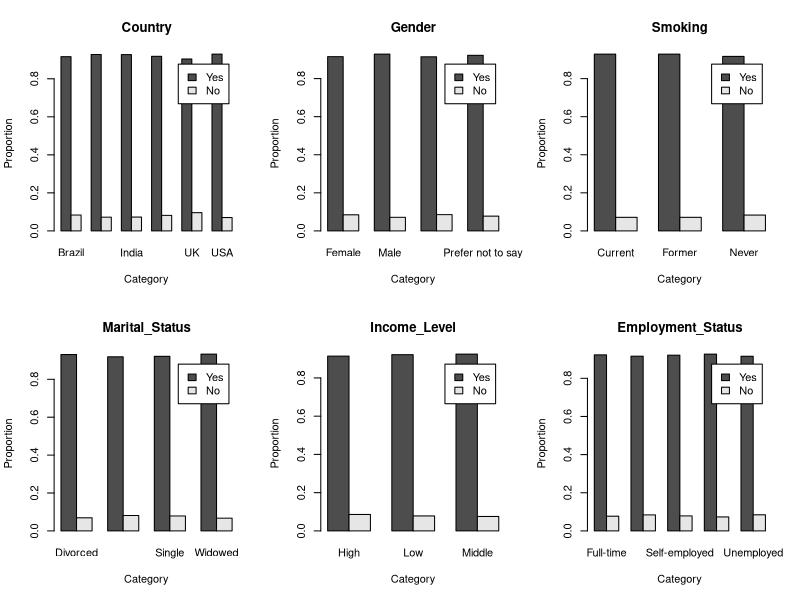
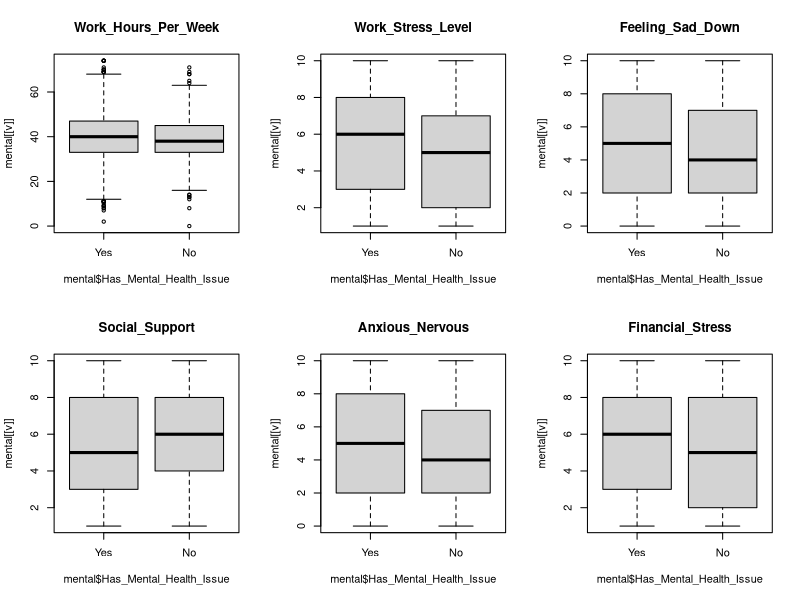
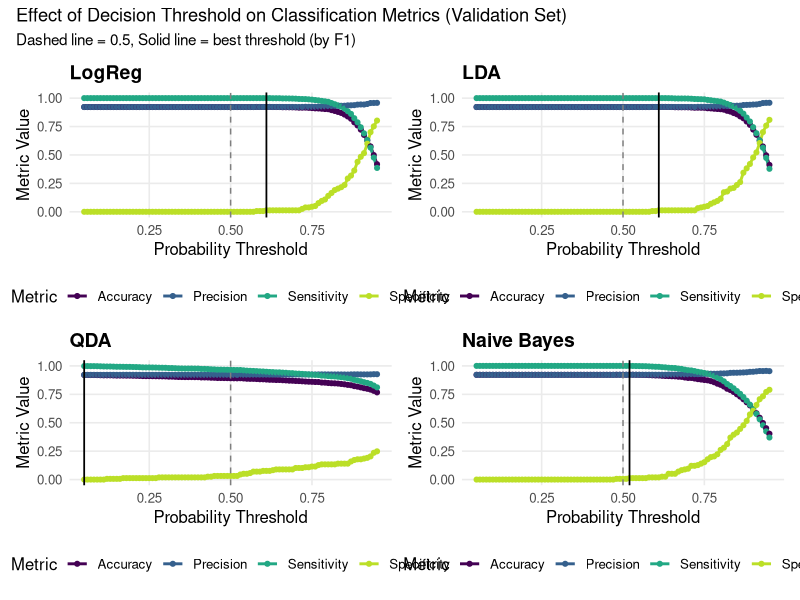

These charts were generated, in order, by the following R code:
setwd("/Users/utkusizanli/Desktop/UC3M/StatisticalLearningGitHub")

# Libraries
library(caret)
library(MASS)
library(dplyr)
library(e1071)
library(pROC)
library(ggplot2)
library(tidyr)
library(patchwork)


# Load dataset
mental = read.csv("mental_health.csv")

# Check size and structure of data
dim(mental)     # number of rows and columns
str(mental)     # variable types

# Convert all character columns to factors automatically
char_cols <- names(mental)[sapply(mental, is.character)]
mental[char_cols] <- lapply(mental[char_cols], as.factor)

# Convert target to factor, 1 = Yes (positive), 0 = No
mental$Has_Mental_Health_Issue <- factor(ifelse(mental$Has_Mental_Health_Issue == 1, "Yes", "No"), levels = c("Yes", "No"))


# Check for missing values
colSums(is.na(mental))   # No missing values 

# Check data again after conversion
str(mental)
summary(mental)

# Check target distribution 
table(mental$Has_Mental_Health_Issue)
prop.table(table(mental$Has_Mental_Health_Issue))

# Notes: The target variable is highly imbalanced, with 7.84% of observations in class 0 and 92.16% in class 1. 
# This imbalance may affect classification performance, since models could favor the majority class.

# Select categorical variables (exclude target)
cat_vars = setdiff(names(mental)[sapply(mental, is.factor)], "Has_Mental_Health_Issue")

# Measure strength of association using chi-square statistic
chi_strength = sapply(cat_vars, function(v) {
  as.numeric(chisq.test(table(mental[[v]], mental$Has_Mental_Health_Issue))$statistic)
})

# Select top 6 categorical variables
top_vars_cat = names(sort(chi_strength, decreasing = TRUE))[1:6]

# Plot barplots for selected categorical variables
par(mfrow = c(2,3))

lapply(top_vars_cat, function(v) {
  tab = prop.table(table(mental[[v]], mental$Has_Mental_Health_Issue), 1)
  
  barplot(t(tab),
          beside = TRUE,
          main = v,
          legend.text = TRUE,
          xlab = "Category",
          ylab = "Proportion")
})

# Screen numeric predictors using t-tests
pvals = sapply(mental[sapply(mental, is.numeric)],
               function(x) t.test(x ~ mental$Has_Mental_Health_Issue)$p.value)

sort(pvals)   

# Compute mean difference between classes 
mean_diff = sapply(mental[sapply(mental, is.numeric)], function(x) {
  abs(mean(x[mental$Has_Mental_Health_Issue=="Yes"]) -
        mean(x[mental$Has_Mental_Health_Issue=="No"]))
})

sort(mean_diff, decreasing=TRUE)   

# Select top numeric predictors
top_vars = names(sort(mean_diff, decreasing=TRUE)[1:6])

# Plot boxplots for selected numeric predictors
par(mfrow=c(2,3))

lapply(top_vars, function(v) {
  boxplot(mental[[v]] ~ mental$Has_Mental_Health_Issue,
          main=v)
})

#EDA

# Demographic categorical variables (like gender, country, marital status) do not seem to strongly separate people with and without mental health issues.

# Psychological and stress-related numeric variables show clear differences between the two groups.

# Variables such as Work_Stress_Level, Feeling_Sad_Down, Financial_Stress, and Anxious_Nervous look like strong predictors of mental health issues.



# 60% Train - 20% Validation - 20% Test split via stratified sampling
set.seed(42)

# 60% TRAIN, 20% VAL, 20% TEST (all stratified by the target)
idx_train <- createDataPartition(mental$Has_Mental_Health_Issue, p = 0.60, list = FALSE)
mental_train <- mental[idx_train, ]
mental_tmp   <- mental[-idx_train, ]

# half of remaining
idx_val <- createDataPartition(mental_tmp$Has_Mental_Health_Issue, p = 0.50, list = FALSE)
mental_val  <- mental_tmp[idx_val, ]
mental_test <- mental_tmp[-idx_val, ]

# check proportions to confirm stratifications
prop.table(table(mental$Has_Mental_Health_Issue))
prop.table(table(mental_train$Has_Mental_Health_Issue))
prop.table(table(mental_val$Has_Mental_Health_Issue))
prop.table(table(mental_test$Has_Mental_Health_Issue))


target_col <- "Has_Mental_Health_Issue"
num_cols <- names(mental_train)[sapply(mental_train, is.numeric)]
num_cols <- setdiff(num_cols, target_col)

mu <- sapply(mental_train[, num_cols, drop = FALSE], mean)
sd <- sapply(mental_train[, num_cols, drop = FALSE], sd)
sd[sd == 0] <- 1

scale_apply <- function(df, num_cols, mu, sd) {
  out <- df
  out[, num_cols] <- sweep(out[, num_cols, drop = FALSE], 2, mu, "-")
  out[, num_cols] <- sweep(out[, num_cols, drop = FALSE], 2, sd, "/")
  out
}

train_sc <- scale_apply(mental_train, num_cols, mu, sd)
val_sc   <- scale_apply(mental_val,   num_cols, mu, sd)
test_sc  <- scale_apply(mental_test,  num_cols, mu, sd)



# setup 5-fold cross-validation with 3 repeats
folds <- createMultiFolds(train_sc$Has_Mental_Health_Issue, k = 5, times = 3)
ctrl <- trainControl(method = "repeatedcv", number = 5, repeats = 3, index = folds, classProbs = TRUE, summaryFunction = twoClassSummary, savePredictions = "final")


set.seed(42)

# logreg, LDA, QDA cross-validation as initial models
fit_logreg <- train(Has_Mental_Health_Issue ~ ., data=train_sc, method="glm", family=binomial(), metric="ROC", trControl=ctrl)
fit_lda    <- train(Has_Mental_Health_Issue ~ ., data=train_sc, method="lda", metric="ROC", trControl=ctrl)
fit_qda    <- train(Has_Mental_Health_Issue ~ ., data=train_sc, method="qda", metric="ROC", trControl=ctrl)

# Naive Bayes with same CV format
auc_each <- numeric(length(folds))
i <- 0

for (nm in names(folds)) {
  i <- i + 1
  idx_in  <- folds[[nm]]
  idx_out <- setdiff(seq_len(nrow(train_sc)), idx_in)
  
  nb_fit <- naiveBayes(Has_Mental_Health_Issue ~ ., data = train_sc[idx_in, ])
  p_out  <- predict(nb_fit, newdata = train_sc[idx_out, ], type = "raw")[, "Yes"]
  
  roc_i <- roc(train_sc$Has_Mental_Health_Issue[idx_out], p_out,
               levels = c("No","Yes"), direction = "<", quiet = TRUE)
  auc_each[i] <- as.numeric(auc(roc_i))
}

auc_nb <- mean(auc_each, na.rm = TRUE)


# CV ROC summary
c(LogReg=max(fit_logreg$results$ROC), LDA=max(fit_lda$results$ROC), QDA=max(fit_qda$results$ROC), NB=auc_nb)





# Threshold Selection
thr_grid <- seq(0.05, 0.95, by = 0.01)

calc_metrics <- function(y_true, prob_yes, thr) {
  pred <- factor(ifelse(prob_yes >= thr, "Yes", "No"), levels = c("Yes","No"))
  cm <- caret::confusionMatrix(pred, y_true, positive = "Yes")
  
  acc  <- as.numeric(cm$overall["Accuracy"])
  prec <- as.numeric(cm$byClass["Pos Pred Value"])
  sens <- as.numeric(cm$byClass["Sensitivity"])
  spec <- as.numeric(cm$byClass["Specificity"])
  f1   <- if (is.na(prec) || is.na(sens) || (prec + sens) == 0) NA_real_ else 2 * prec * sens / (prec + sens)
  
  data.frame(threshold = thr, Accuracy = acc, Precision = prec,
             Sensitivity = sens, Specificity = spec, F1 = f1)
}

pick_best_thr <- function(y_true, prob_yes) {
  tbl <- dplyr::bind_rows(lapply(thr_grid, function(t) calc_metrics(y_true, prob_yes, t))) |>
    dplyr::arrange(dplyr::desc(F1), dplyr::desc(Sensitivity), dplyr::desc(Accuracy))
  list(best = tbl[1, ], all = tbl)
}

# --- probabilities on VAL
p_logreg <- predict(fit_logreg, newdata = val_sc, type = "prob")[, "Yes"]
p_lda    <- predict(fit_lda,    newdata = val_sc, type = "prob")[, "Yes"]
p_qda    <- predict(fit_qda,    newdata = val_sc, type = "prob")[, "Yes"]

nb_train <- e1071::naiveBayes(Has_Mental_Health_Issue ~ ., data = train_sc)
p_nb     <- predict(nb_train, newdata = val_sc, type = "raw")[, "Yes"]

# --- pick best threshold per model (by F1)
best_logreg <- pick_best_thr(val_sc$Has_Mental_Health_Issue, p_logreg)$best; best_logreg$Model <- "LogReg"
best_lda    <- pick_best_thr(val_sc$Has_Mental_Health_Issue, p_lda)$best;    best_lda$Model    <- "LDA"
best_qda    <- pick_best_thr(val_sc$Has_Mental_Health_Issue, p_qda)$best;    best_qda$Model    <- "QDA"
best_nb     <- pick_best_thr(val_sc$Has_Mental_Health_Issue, p_nb)$best;     best_nb$Model     <- "NB"

val_threshold_summary <- dplyr::bind_rows(best_logreg, best_lda, best_qda, best_nb) |>
  dplyr::select(Model, threshold, Accuracy, Precision, Sensitivity, Specificity, F1) |>
  dplyr::arrange(dplyr::desc(F1), dplyr::desc(Sensitivity), dplyr::desc(Accuracy))

print(val_threshold_summary)

best_thresholds <- setNames(val_threshold_summary$threshold, val_threshold_summary$Model)

# >>> BURAYA KOY (best_thresholds satırının HEMEN ALTI) <<<
all_logreg <- pick_best_thr(val_sc$Has_Mental_Health_Issue, p_logreg)$all
all_lda    <- pick_best_thr(val_sc$Has_Mental_Health_Issue, p_lda)$all
all_qda    <- pick_best_thr(val_sc$Has_Mental_Health_Issue, p_qda)$all
all_nb     <- pick_best_thr(val_sc$Has_Mental_Health_Issue, p_nb)$all




plot_threshold_effect_one <- function(tbl_all, model_name, best_thr = NULL) {
  
  tbl_long <- tbl_all %>%
    dplyr::select(threshold, Accuracy, Precision, Sensitivity, Specificity) %>%
    tidyr::pivot_longer(cols = -threshold, names_to = "Metric", values_to = "Value")
  
  p <- ggplot(tbl_long, aes(x = threshold, y = Value, color = Metric)) +
    geom_line(linewidth = 1) +
    geom_point(size = 1.4) +
    labs(
      title = model_name,
      x = "Probability Threshold",
      y = "Metric Value"
    ) +
    coord_cartesian(ylim = c(0, 1)) +
    theme_minimal(base_size = 12) +
    theme(
      plot.title = element_text(face = "bold", size = 14),
      legend.position = "none",
      panel.grid.minor = element_blank()
    ) +
    scale_color_viridis_d(end = 0.9)
  
  # default 0.5 line
  p <- p + geom_vline(xintercept = 0.5, linetype = "dashed", color = "gray50", linewidth = 0.5)
  
  # optional: best threshold line (from your val_threshold_summary)
  if (!is.null(best_thr) && is.finite(best_thr)) {
    p <- p + geom_vline(xintercept = best_thr, linetype = "solid", color = "black", linewidth = 0.6)
  }
  
  p
}

# pull best thresholds (optional solid line)
thr_logreg <- best_thresholds[["LogReg"]]
thr_lda    <- best_thresholds[["LDA"]]
thr_qda    <- best_thresholds[["QDA"]]
thr_nb     <- best_thresholds[["NB"]]

p1 <- plot_threshold_effect_one(all_logreg, "LogReg", thr_logreg)
p2 <- plot_threshold_effect_one(all_lda,    "LDA",    thr_lda)
p3 <- plot_threshold_effect_one(all_qda,    "QDA",    thr_qda)
p4 <- plot_threshold_effect_one(all_nb,     "Naive Bayes", thr_nb)

# combine 2x2 + shared legend
combined_long <- bind_rows(
  mutate(all_logreg, Model = "LogReg"),
  mutate(all_lda,    Model = "LDA"),
  mutate(all_qda,    Model = "QDA"),
  mutate(all_nb,     Model = "Naive Bayes")
) %>%
  select(Model, threshold, Accuracy, Precision, Sensitivity, Specificity) %>%
  pivot_longer(cols = c(Accuracy, Precision, Sensitivity, Specificity),
               names_to = "Metric", values_to = "Value")

legend_plot <- ggplot(combined_long, aes(x = threshold, y = Value, color = Metric)) +
  geom_line() +
  scale_color_viridis_d(end = 0.9) +
  theme_void(base_size = 12) +
  theme(legend.position = "bottom")

legend <- patchwork::wrap_elements(ggplotGrob(legend_plot + theme(legend.position = "bottom")))

(p1 | p2) / (p3 | p4) +
  plot_annotation(
    title = "Effect of Decision Threshold on Classification Metrics (Validation Set)",
    subtitle = "Dashed line = 0.5, Solid line = best threshold (by F1)"
  ) &
  theme(legend.position = "bottom")


# 1 = Yes Majority causes problems when selecting thresholds
# either find a metric that takes 0 into account or make No = 1 and Yes = 0

#Martin was here